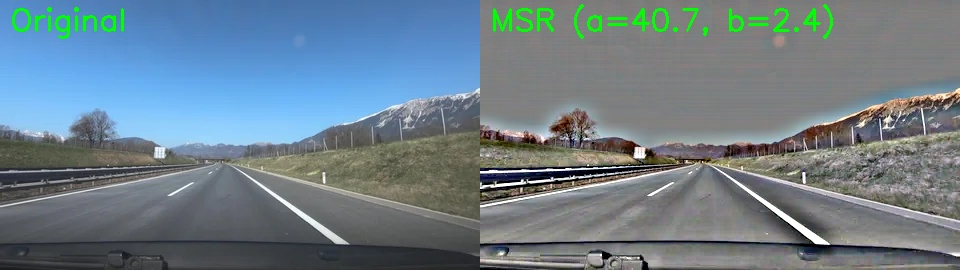
#> input picture optimize(dropped)/msr_results/image_00_comparison.jpg, 960 x 270 px, given as the content of the folder tmp, which was not available
$ python optimizer.py
#> lines starting #> are read from the running program, lines starting #| are printed output that depends on the picture; after the words box and inside, x2 and y2 are one past the last pixel; in counts of white or black regions, pixels touching at a corner belong together; pictures that were not available may be replaced by others from this repository, and a replacement may not be noted
import os
import cv2
import numpy as np
from typing import Tuple, List
import random
import matplotlib.pyplot as plt

class MSRParameterOptimizer:
    """
    Self-learning optimizer to find best alpha/beta values for MSR color restoration
    Supports multiple images with varying conditions
    """

    def __init__(self, images: List[np.ndarray] = None, image: np.ndarray = None):
        # Handle both single image and multiple images
        if images is not None:
            self.images = [img.copy() for img in images]
        elif image is not None:
            self.images = [image.copy()]
        else:
            raise ValueError("Must provide either 'images' list or single 'image'")

        # Pre-compute reference edges for all images
        self.reference_edges = [self._get_reference_edges(img) for img in self.images]

        # RL parameters
        self.learning_rate = 0.1
        self.exploration_rate = 0.3
        self.exploration_decay = 0.95
        self.min_exploration = 0.05

        # Parameter search space
        self.alpha_range = (10, 200)
        self.beta_range = (0.5, 50)

        # Experience replay
        self.memory = []
        self.memory_size = 100

        # Best parameters tracking
        self.best_score = -np.inf
        self.best_params = (125, 1)

        # MSR fixed parameters
        self.msr_scales = [15, 50]
        self.msr_weights = [0.5, 0.5]

    def _get_reference_edges(self, image: np.ndarray) -> np.ndarray:
        """Get Canny edges from original image as reference"""
        gray = cv2.cvtColor(image, cv2.COLOR_BGR2GRAY)
        # Apply median blur to match the processing pipeline
        blurred = cv2.medianBlur(gray, 5)
        edges = cv2.Canny(blurred, 50, 150)
        return edges
    def _calculate_multi_image_reward(self, alpha: float, beta: float) -> float:
        """
        Calculate average reward across all images for robustness
        """
        total_reward = 0
        valid_images = 0

        for i, (image, ref_edges) in enumerate(zip(self.images, self.reference_edges)):
            try:
                processed_image = self._apply_msr_with_params(image, alpha, beta)
                reward = self._calculate_reward(processed_image, ref_edges)
                total_reward += reward
                valid_images += 1
            except Exception as e:
                print(f"Warning: Error processing image {i}: {e}")
                continue

        if valid_images == 0:
            return -1.0

        # Average reward across all valid images
        avg_reward = total_reward / valid_images

        # Bonus for consistency (lower variance across images)
        if len(self.images) > 1:
            image_rewards = []
            for image, ref_edges in zip(self.images, self.reference_edges):
                try:
                    processed_image = self._apply_msr_with_params(image, alpha, beta)
                    reward = self._calculate_reward(processed_image, ref_edges)
                    image_rewards.append(reward)
                except:
                    continue

            if len(image_rewards) > 1:
                consistency_bonus = 0.1 * (1 - np.std(image_rewards))  # Reward low variance
                avg_reward += consistency_bonus

        return avg_reward

    def _apply_msr_with_params(self, image: np.ndarray, alpha: float, beta: float) -> np.ndarray:
        """Apply MSR with specific alpha/beta parameters to a given image"""

        if len(image.shape) != 3:
            image = cv2.cvtColor(image, cv2.COLOR_GRAY2BGR)

        # Convert to float and normalize
        img_float = image.astype(np.float32) / 255.0
        img_float = np.maximum(img_float, 1e-6)

        # Apply MSR to each channel
        msr_result = np.zeros_like(img_float)

        for channel in range(3):
            channel_data = img_float[:, :, channel]
            log_img = np.log(channel_data)

            msr_channel = np.zeros_like(channel_data)

            for scale, weight in zip(self.msr_scales, self.msr_weights):
                kernel_size = min(int(3 * scale + 1), 31)
                if kernel_size % 2 == 0:
                    kernel_size += 1

                kernel = cv2.getGaussianKernel(kernel_size, scale)
                kernel_2d = np.outer(kernel, kernel)
                kernel_2d = kernel_2d / np.sum(kernel_2d)

                convolved = cv2.filter2D(channel_data, -1, kernel_2d, borderType=cv2.BORDER_REFLECT)
                convolved = np.maximum(convolved, 1e-6)

                ssr = log_img - np.log(convolved)
                msr_channel += weight * ssr

            msr_result[:, :, channel] = msr_channel

        # Color Restoration with custom alpha/beta
        sum_channels = np.sum(img_float, axis=2, keepdims=True)
        sum_channels = np.maximum(sum_channels, 1e-6)

        color_restoration = np.zeros_like(img_float)
        for channel in range(3):
            ratio = img_float[:, :, channel] / sum_channels[:, :, 0]
            color_restoration[:, :, channel] = beta * np.log(alpha * ratio + 1e-6)

        # Apply color restoration
        msrcr_result = color_restoration * msr_result

        # Normalize
        msrcr_result = np.clip(msrcr_result, -3, 3)
        msrcr_result = (msrcr_result - np.min(msrcr_result)) / (np.max(msrcr_result) - np.min(msrcr_result))
        msrcr_result = (msrcr_result * 255).astype(np.uint8)

        return msrcr_result

    def _calculate_reward(self, processed_image: np.ndarray, reference_edges: np.ndarray) -> float:
        """
        Calculate reward based on edge similarity to reference
        Higher reward for edges closer to reference but not identical
        """
        # Apply median blur as specified
        gray_processed = cv2.cvtColor(processed_image, cv2.COLOR_BGR2GRAY)
        blurred_processed = cv2.medianBlur(gray_processed, 5)

        # Get Canny edges
        processed_edges = cv2.Canny(blurred_processed, 50, 150)

        # Calculate similarity metrics
        # 1. Structural Similarity (SSIM-like)
        diff = np.abs(processed_edges.astype(float) - reference_edges.astype(float))
        mse = np.mean(diff ** 2)
        structural_similarity = 1 / (1 + mse / 100.0)  # Normalized MSE

        # 2. Edge density similarity
        orig_edge_density = np.sum(reference_edges > 0) / reference_edges.size
        proc_edge_density = np.sum(processed_edges > 0) / processed_edges.size
        density_similarity = 1 - abs(orig_edge_density - proc_edge_density)

        # 3. Penalize identical images (we want enhancement, not preservation)
        identical_penalty = 0
        if np.array_equal(processed_edges, reference_edges):
            identical_penalty = -0.5

        # 4. Image quality metrics
        # Penalize extreme values or artifacts
        quality_penalty = 0
        if np.std(processed_image) < 20:  # Too flat
            quality_penalty -= 0.3
        elif np.std(processed_image) > 80:  # Too noisy
            quality_penalty -= 0.3

        # Combined reward
        reward = (0.5 * structural_similarity +
                 0.3 * density_similarity +
                 0.2 * quality_penalty +
                 identical_penalty)

        return reward

    def _epsilon_greedy_action(self) -> Tuple[float, float]:
        """Choose action using epsilon-greedy strategy"""
        if random.random() < self.exploration_rate:
            # Explore: random parameters
            alpha = random.uniform(*self.alpha_range)
            beta = random.uniform(*self.beta_range)
        else:
            # Exploit: use best known parameters with small perturbation
            alpha = self.best_params[0] + random.gauss(0, 10)
            beta = self.best_params[1] + random.gauss(0, 2)

            # Clip to valid ranges
            alpha = np.clip(alpha, *self.alpha_range)
            beta = np.clip(beta, *self.beta_range)

        return alpha, beta

    def _update_memory(self, alpha: float, beta: float, reward: float):
        """Store experience in replay memory"""
        experience = (alpha, beta, reward)

        if len(self.memory) >= self.memory_size:
            self.memory.pop(0)  # Remove oldest

        self.memory.append(experience)

    def _learn_from_memory(self):
        """Learn from past experiences using weighted sampling"""
        if len(self.memory) < 10:
            return

        # Sample experiences weighted by reward
        experiences = np.array(self.memory)
        rewards = experiences[:, 2]

        # Normalize rewards for probability weights
        if np.std(rewards) > 0:
            normalized_rewards = (rewards - np.min(rewards)) / (np.max(rewards) - np.min(rewards))
            weights = normalized_rewards + 0.1  # Avoid zero weights
            weights = weights / np.sum(weights)

            # Sample good experiences
            sample_indices = np.random.choice(len(self.memory), size=min(5, len(self.memory)),
                                            replace=False, p=weights)

            # Update best parameters based on weighted average of good experiences
            good_experiences = experiences[sample_indices]
            good_alphas = good_experiences[:, 0]
            good_betas = good_experiences[:, 1]
            good_rewards = good_experiences[:, 2]

            # Weighted average towards better parameters
            weight_sum = np.sum(good_rewards)
            if weight_sum > 0:
                avg_alpha = np.average(good_alphas, weights=good_rewards)
                avg_beta = np.average(good_betas, weights=good_rewards)

                # Move best params towards weighted average
                self.best_params = (
                    self.best_params[0] * (1 - self.learning_rate) + avg_alpha * self.learning_rate,
                    self.best_params[1] * (1 - self.learning_rate) + avg_beta * self.learning_rate
                )

    def optimize(self, episodes: int = 50) -> Tuple[float, float]:
        """
        Run optimization for specified episodes on multiple images
        Returns best (alpha, beta) parameters found
        """
        scores = []
        best_scores = []
        alpha_history = []
        beta_history = []

        print(f"Starting optimization with {episodes} episodes on {len(self.images)} images...")
        print(f"Initial parameters: alpha={self.best_params[0]:.1f}, beta={self.best_params[1]:.1f}")

        for episode in range(episodes):
            # Choose action
            alpha, beta = self._epsilon_greedy_action()

            try:
                # Calculate reward across all images
                reward = self._calculate_multi_image_reward(alpha, beta)

                # Update memory
                self._update_memory(alpha, beta, reward)

                # Track parameter history
                alpha_history.append(alpha)
                beta_history.append(beta)

                # Update best parameters if better reward found
                if reward > self.best_score:
                    self.best_score = reward
                    self.best_params = (alpha, beta)
                    print(f"Episode {episode}: New best! α={alpha:.1f}, β={beta:.1f}, reward={reward:.3f}")

                # Learn from memory
                if episode % 5 == 0:
                    self._learn_from_memory()

                # Decay exploration
                self.exploration_rate = max(self.min_exploration,
                                          self.exploration_rate * self.exploration_decay)

                scores.append(reward)
                best_scores.append(self.best_score)

                if episode % 10 == 0:
                    print(f"Episode {episode}: α={alpha:.1f}, β={beta:.1f}, reward={reward:.3f}, "
                          f"exploration={self.exploration_rate:.3f}")

            except Exception as e:
                print(f"Episode {episode}: Error with α={alpha:.1f}, β={beta:.1f}: {e}")
                scores.append(-1.0)
                best_scores.append(self.best_score)
                alpha_history.append(alpha)
                beta_history.append(beta)

        print(f"\nOptimization complete!")
        print(f"Best parameters: α={self.best_params[0]:.1f}, β={self.best_params[1]:.1f}")
        print(f"Best score: {self.best_score:.3f}")

        # Plot optimization progress
        self._plot_optimization_progress(scores, best_scores, alpha_history, beta_history)

        return self.best_params

    def _plot_optimization_progress(self, scores: List[float], best_scores: List[float],
                                   alpha_history: List[float], beta_history: List[float]):
        """Plot optimization progress graphs"""
        episodes = range(len(scores))

        # Create subplots
        fig, ((ax1, ax2), (ax3, ax4)) = plt.subplots(2, 2, figsize=(15, 10))
        fig.suptitle('MSR Parameter Optimization Progress', fontsize=16)

        # Plot 1: Reward progression
        ax1.plot(episodes, scores, alpha=0.7, label='Episode Reward', color='blue')
        ax1.plot(episodes, best_scores, label='Best Score', color='red', linewidth=2)
        ax1.set_xlabel('Episode')
        ax1.set_ylabel('Reward')
        ax1.set_title('Reward Progression')
        ax1.legend()
        ax1.grid(True, alpha=0.3)

        # Plot 2: Alpha parameter evolution
        ax2.plot(episodes, alpha_history, alpha=0.7, color='green')
        ax2.axhline(y=self.best_params[0], color='red', linestyle='--', label=f'Best α={self.best_params[0]:.1f}')
        ax2.set_xlabel('Episode')
        ax2.set_ylabel('Alpha')
        ax2.set_title('Alpha Parameter Evolution')
        ax2.legend()
        ax2.grid(True, alpha=0.3)

        # Plot 3: Beta parameter evolution
        ax3.plot(episodes, beta_history, alpha=0.7, color='orange')
        ax3.axhline(y=self.best_params[1], color='red', linestyle='--', label=f'Best β={self.best_params[1]:.1f}')
        ax3.set_xlabel('Episode')
        ax3.set_ylabel('Beta')
        ax3.set_title('Beta Parameter Evolution')
        ax3.legend()
        ax3.grid(True, alpha=0.3)

        # Plot 4: Parameter space exploration (scatter plot)
        scatter = ax4.scatter(alpha_history, beta_history, c=scores, cmap='viridis', alpha=0.6)
        ax4.scatter(self.best_params[0], self.best_params[1], color='red', s=100, marker='*',
                   label=f'Best (α={self.best_params[0]:.1f}, β={self.best_params[1]:.1f})')
        ax4.set_xlabel('Alpha')
        ax4.set_ylabel('Beta')
        ax4.set_title('Parameter Space Exploration')
        ax4.legend()
        ax4.grid(True, alpha=0.3)
        plt.colorbar(scatter, ax=ax4, label='Reward')

        plt.tight_layout()
        plt.savefig('msr_optimization_progress.png', dpi=300, bbox_inches='tight')
        plt.show()

        print("Optimization progress graphs saved as 'msr_optimization_progress.png'")

    def visualize_results(self, save_all: bool = True):
        """Show comparison of original vs optimized MSR for all images"""
        print(f"Generating visualizations for {len(self.images)} images...")

        for i, (image, ref_edges) in enumerate(zip(self.images, self.reference_edges)):
            # Original edges
            orig_edges = ref_edges

            # Optimized MSR
            optimized_msr = self._apply_msr_with_params(image, *self.best_params)
            gray_opt = cv2.cvtColor(optimized_msr, cv2.COLOR_BGR2GRAY)
            blurred_opt = cv2.medianBlur(gray_opt, 5)
            opt_edges = cv2.Canny(blurred_opt, 50, 150)

            # Create directories if they don't exist
            os.makedirs('msr_results', exist_ok=True)
            os.makedirs('edges_results', exist_ok=True)

            if save_all or i == 0:  # Save all or just first image
                # Create side-by-side comparison for MSR images
                h, w, c = image.shape
                msr_comparison = np.zeros((h, w * 2, c), dtype=np.uint8)

                # Place original image on left, optimized on right
                msr_comparison[:, :w] = image
                msr_comparison[:, w:] = optimized_msr

                # Add text labels for MSR comparison
                cv2.putText(msr_comparison, 'Original', (10, 30),
                           cv2.FONT_HERSHEY_SIMPLEX, 1, (0, 255, 0), 2)
                cv2.putText(msr_comparison, f'MSR (a={self.best_params[0]:.1f}, b={self.best_params[1]:.1f})',
                           (w + 10, 30), cv2.FONT_HERSHEY_SIMPLEX, 1, (0, 255, 0), 2)

                # Create side-by-side comparison for Canny edges
                h_edge, w_edge = orig_edges.shape
                edge_comparison = np.zeros((h_edge, w_edge * 2), dtype=np.uint8)

                # Place original edges on left, optimized on right
                edge_comparison[:, :w_edge] = orig_edges
                edge_comparison[:, w_edge:] = opt_edges

                # Add text labels for edge comparison
                edge_comparison_colored = cv2.cvtColor(edge_comparison, cv2.COLOR_GRAY2BGR)
                cv2.putText(edge_comparison_colored, 'Original Edges', (10, 30),
                           cv2.FONT_HERSHEY_SIMPLEX, 1, (0, 255, 0), 2)
                cv2.putText(edge_comparison_colored, 'Optimized Edges', (w_edge + 10, 30),
                           cv2.FONT_HERSHEY_SIMPLEX, 1, (0, 255, 0), 2)

                # Save in organized folders
                cv2.imwrite(f'msr_results/image_{i:02d}_comparison.jpg', msr_comparison)
                cv2.imwrite(f'edges_results/image_{i:02d}_edges_comparison.jpg', edge_comparison_colored)

        if save_all:
            print(f"Saved visualization files for all {len(self.images)} images")
        else:
            print("Saved visualization files for first image only")

    def get_performance_report(self) -> dict:
        """Generate detailed performance report across all images"""
        report = {
            'best_params': self.best_params,
            'best_score': self.best_score,
            'num_images': len(self.images),
            'individual_scores': [],
            'score_stats': {}
        }

        # Calculate individual scores for each image
        for i, (image, ref_edges) in enumerate(zip(self.images, self.reference_edges)):
            try:
                processed_image = self._apply_msr_with_params(image, *self.best_params)
                score = self._calculate_reward(processed_image, ref_edges)
                report['individual_scores'].append({
                    'image_index': i,
                    'score': score
                })
            except Exception as e:
                report['individual_scores'].append({
                    'image_index': i,
                    'score': None,
                    'error': str(e)
                })

        # Calculate statistics
        valid_scores = [item['score'] for item in report['individual_scores'] if item['score'] is not None]
        if valid_scores:
            report['score_stats'] = {
                'mean': np.mean(valid_scores),
                'std': np.std(valid_scores),
                'min': np.min(valid_scores),
                'max': np.max(valid_scores),
                'median': np.median(valid_scores)
            }

        return report

# Example usage:
if __name__ == "__main__":
    from pathlib import Path
    # [11 lines of commented-out code are left out]


    image_dir = "tmp/"
    image_extensions = ['.jpg', '.jpeg', '.png', '.bmp', '.webp']

    images = []
    for file_path in Path(image_dir).iterdir():
        if file_path.suffix.lower() in image_extensions:
            img = cv2.imread(str(file_path))
#> img is the input picture: shape (270, 960, 3); mean B, G, R 137.1, 126.8, 109.5
            if img is not None:
                images.append(img)
                print(f"Loaded: {file_path.name}")

    if len(images) == 0:
        print("No images loaded. Please check file paths.")
        exit()

    # Create optimizer with multiple images
    print(f"\nOptimizing MSR parameters for {len(images)} images...")
#> (printed output is left out)
    optimizer = MSRParameterOptimizer(images=images)
#> in __init__, `self.images = [img.copy() for img in images]`: self.images = 1 item
#> in _get_reference_edges, `blurred = cv2.medianBlur(gray, 5)`:
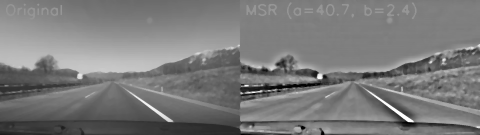
#> blurred: shape (270, 960) (shown at 1/2 size); min 0, max 255, mean 122.2
#> in _get_reference_edges, `edges = cv2.Canny(blurred, 50, 150)`:
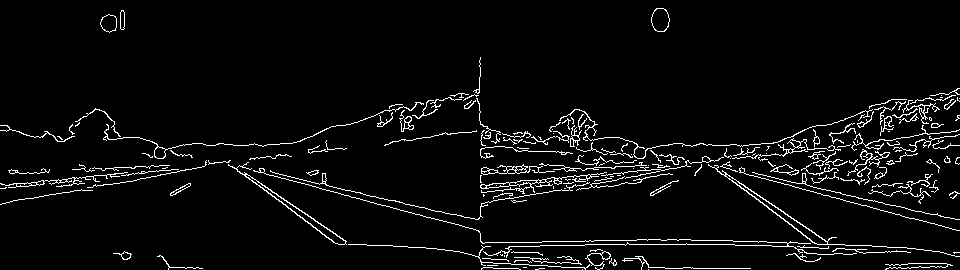
#> edges: shape (270, 960); 4.5% white in thin lines or dots

    # Run optimization (more episodes for multiple images)
    episodes = 50 if len(images) > 3 else 30
#> episodes = 30
    best_alpha, best_beta = optimizer.optimize(episodes=episodes)
#> (printed output is left out)
#| Best parameters: α=194.7, β=0.8
#| Best score: 0.323
#> in _plot_optimization_progress, `plt.savefig('msr_optimization_progress.png', dpi=300, bbox_inches='tig..`:
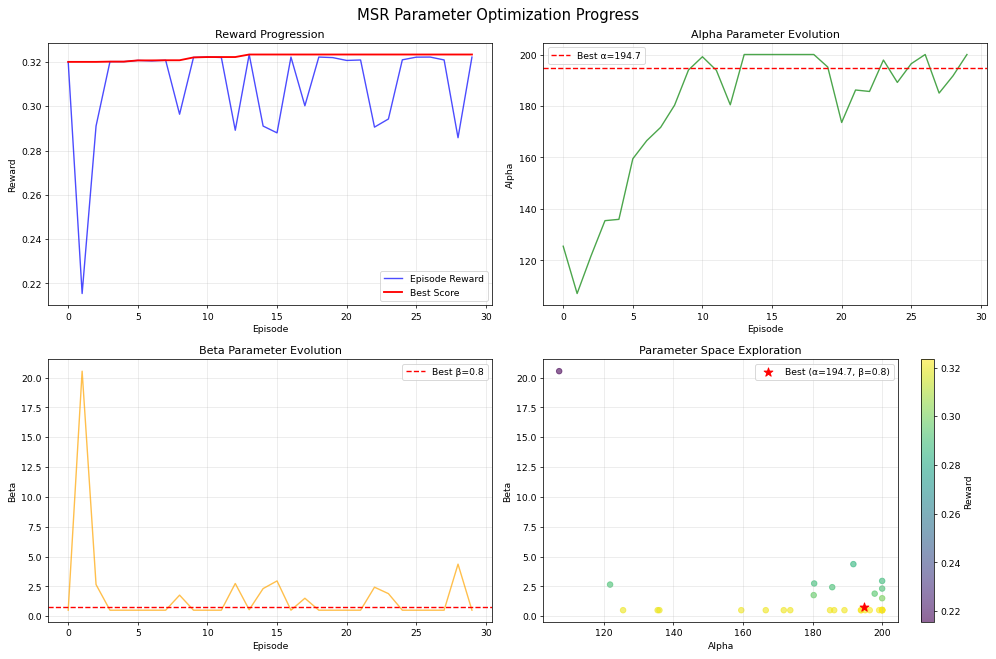
#> figure drawn by matplotlib, 5 panels; panel 1: curve peaks at x = 13, y = 0.323; panel 1: curve peaks at x = 13, y = 0.323; panel 2: curve peaks at x = 13, y = 200; panel 3: curve peaks at x = 1, y = 20.54
#> best_alpha = 194.7; best_beta = 0.754

    # Generate detailed performance report
    report = optimizer.get_performance_report()
#> the loop in get_performance_report, `for i, (image, ref_edges) in enumerate(zip(self.images, self.reference..` made 1 pass
#> (mse in _calculate_reward, structural_similarity in _calculate_reward, orig_edge_density in _calculate_reward, proc_edge_density in _calculate_reward, density_similarity in _calculate_reward, identical_penalty in _calculate_reward, quality_penalty in _calculate_reward, reward in _calculate_reward) on pass 1: (2059.1, 0.0463, 0.0452, 0.0525, 0.993, 0, 0, 0.321)
#> pass 1, in get_performance_report, `processed_image = self._apply_msr_with_params(image, *self.best_params)`:
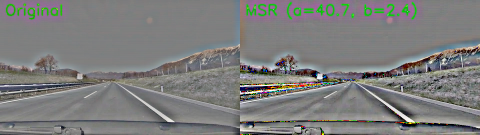
#> processed_image: shape (270, 960, 3) (shown at 1/2 size); mean B, G, R 124.1, 124.7, 124.8
#> pass 1, in _calculate_reward (call 31), `gray_processed = cv2.cvtColor(processed_image, cv2.COLOR_BGR2GRAY)`:
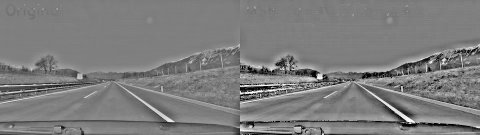
#> gray_processed: shape (270, 960) (shown at 1/2 size); min 0, max 255, mean 124.7
#> pass 1, in _calculate_reward (call 31), `blurred_processed = cv2.medianBlur(gray_processed, 5)`:
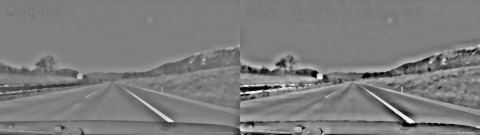
#> blurred_processed: shape (270, 960) (shown at 1/2 size); min 0, max 255, mean 124.8
#> pass 1, in _calculate_reward (call 31), `processed_edges = cv2.Canny(blurred_processed, 50, 150)`:
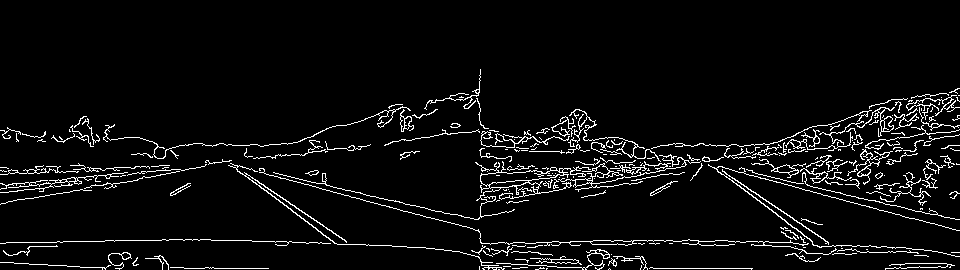
#> processed_edges: shape (270, 960); 5.2% white in thin lines or dots, all inside (x1, y1, x2, y2) = (0, 69, 960, 270)
#> in get_performance_report, `valid_scores = [item['score'] for item in report['individual_scores'] ..`: valid_scores = [0.321]
#> report = 5 items
#> (the rest of the program and of its run is left out)
